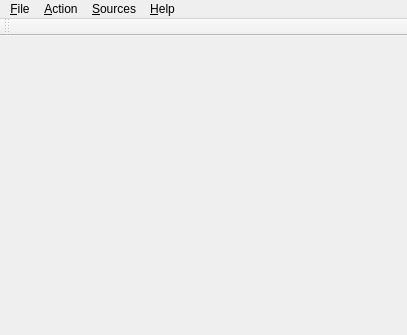
<?xml version="1.0" encoding="UTF-8"?>
<ui version="4.0">
 <class>MainWindow</class>
 <widget class="QMainWindow" name="MainWindow">
  <property name="geometry">
   <rect>
    <x>0</x>
    <y>0</y>
    <width>407</width>
    <height>335</height>
   </rect>
  </property>
  <property name="windowTitle">
   <string>MyRenamer</string>
  </property>
  <widget class="QWidget" name="centralwidget"/>
  <widget class="QMenuBar" name="menubar">
   <property name="geometry">
    <rect>
     <x>0</x>
     <y>0</y>
     <width>407</width>
     <height>21</height>
    </rect>
   </property>
   <widget class="QMenu" name="menu_file">
    <property name="title">
     <string>&amp;File</string>
    </property>
    <addaction name="action_movie_mode"/>
    <addaction name="action_tv_mode"/>
    <addaction name="separator"/>
    <addaction name="action_save"/>
    <addaction name="action_restore_defaults"/>
    <addaction name="action_clear_cache"/>
    <addaction name="separator"/>
    <addaction name="action_exit"/>
    <addaction name="separator"/>
   </widget>
   <widget class="QMenu" name="menu_help">
    <property name="title">
     <string>&amp;Help</string>
    </property>
    <addaction name="action_about"/>
   </widget>
   <widget class="QMenu" name="menu_action">
    <property name="title">
     <string>&amp;Action</string>
    </property>
   </widget>
   <widget class="QMenu" name="menu_sources">
    <property name="title">
     <string>&amp;Sources</string>
    </property>
    <addaction name="action_edit_movie_sources"/>
    <addaction name="action_edit_tv_sources"/>
   </widget>
   <addaction name="menu_file"/>
   <addaction name="menu_action"/>
   <addaction name="menu_sources"/>
   <addaction name="menu_help"/>
  </widget>
  <widget class="QToolBar" name="action_toolbar">
   <property name="windowTitle">
    <string>Tool Bar</string>
   </property>
   <property name="toolButtonStyle">
    <enum>Qt::ToolButtonTextBesideIcon</enum>
   </property>
   <attribute name="toolBarArea">
    <enum>TopToolBarArea</enum>
   </attribute>
   <attribute name="toolBarBreak">
    <bool>false</bool>
   </attribute>
  </widget>
  <action name="actionTest">
   <property name="text">
    <string>test</string>
   </property>
  </action>
  <action name="currentMode">
   <property name="enabled">
    <bool>false</bool>
   </property>
   <property name="text">
    <string>&lt;mode&gt;</string>
   </property>
  </action>
  <action name="action_movie_mode">
   <property name="checkable">
    <bool>true</bool>
   </property>
   <property name="text">
    <string>&amp;Movie mode</string>
   </property>
   <property name="shortcut">
    <string>Ctrl+M</string>
   </property>
  </action>
  <action name="action_tv_mode">
   <property name="checkable">
    <bool>true</bool>
   </property>
   <property name="text">
    <string>&amp;Tv mode</string>
   </property>
   <property name="shortcut">
    <string>Ctrl+T</string>
   </property>
  </action>
  <action name="action_exit">
   <property name="text">
    <string>&amp;Quit</string>
   </property>
  </action>
  <action name="action_about">
   <property name="text">
    <string>&amp;About</string>
   </property>
  </action>
  <action name="action_save">
   <property name="text">
    <string>&amp;Save settings</string>
   </property>
  </action>
  <action name="action_restore_defaults">
   <property name="text">
    <string>&amp;Restore defaults</string>
   </property>
  </action>
  <action name="action_clear_cache">
   <property name="text">
    <string>&amp;Clear cache</string>
   </property>
  </action>
  <action name="action_edit_tv_sources">
   <property name="text">
    <string>Edit &amp;Tv Sources</string>
   </property>
   <property name="iconText">
    <string>Edit Tv Sources</string>
   </property>
  </action>
  <action name="action_edit_movie_sources">
   <property name="text">
    <string>Edit &amp;Movie Sources</string>
   </property>
  </action>
 </widget>
 <resources/>
 <connections/>
</ui>
